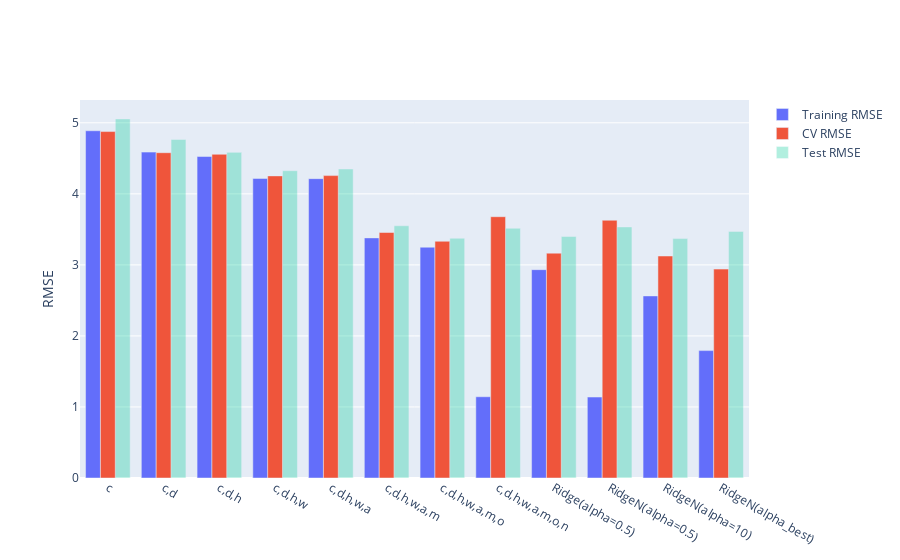

Notebook code for this chart:
### Code cell
best_alpha = alphas[np.argmin(cv_values)]
ridge_model.set_params(LinearModel__alpha=best_alpha)
ridge_model.fit(tr, tr['mpg'])
models["RidgeN(alpha_best)"] = ridge_model
compare_models(models)

### Figure 1 — Plotly figure (JSON) as saved in the notebook; plotly's stock layout.template omitted (floating-point values rounded to 4 significant figures)
{"data": [{"name": "Training RMSE", "type": "bar", "x": ["c", "c,d", "c,d,h", "c,d,h,w", "c,d,h,w,a", "c,d,h,w,a,m", "c,d,h,w,a,m,o", "c,d,h,w,a,m,o,n", "Ridge(alpha=0.5)", "RidgeN(alpha=0.5)", "RidgeN(alpha=10)", "RidgeN(alpha_best)"], "y": [4.888, 4.588, 4.525, 4.217, 4.214, 3.38, 3.249, 1.144, 2.933, 1.14, 2.563, 1.793]}, {"name": "CV RMSE", "type": "bar", "x": ["c", "c,d", "c,d,h", "c,d,h,w", "c,d,h,w,a", "c,d,h,w,a,m", "c,d,h,w,a,m,o", "c,d,h,w,a,m,o,n", "Ridge(alpha=0.5)", "RidgeN(alpha=0.5)", "RidgeN(alpha=10)", "RidgeN(alpha_best)"], "y": [4.877, 4.579, 4.557, 4.253, 4.257, 3.456, 3.332, 3.678, 3.165, 3.628, 3.125, 2.941]}, {"name": "Test RMSE", "opacity": 0.3, "type": "bar", "x": ["c", "c,d", "c,d,h", "c,d,h,w", "c,d,h,w,a", "c,d,h,w,a,m", "c,d,h,w,a,m,o", "c,d,h,w,a,m,o,n", "Ridge(alpha=0.5)", "RidgeN(alpha=0.5)", "RidgeN(alpha=10)", "RidgeN(alpha_best)"], "y": [5.055, 4.766, 4.584, 4.326, 4.35, 3.551, 3.375, 3.516, 3.4, 3.534, 3.37, 3.472]}], "layout": {"autosize": true, "xaxis": {"autorange": true, "range": [-0.5, 11.5], "type": "category"}, "yaxis": {"autorange": true, "range": [0, 5.321], "title": {"text": "RMSE"}, "type": "linear"}}}
